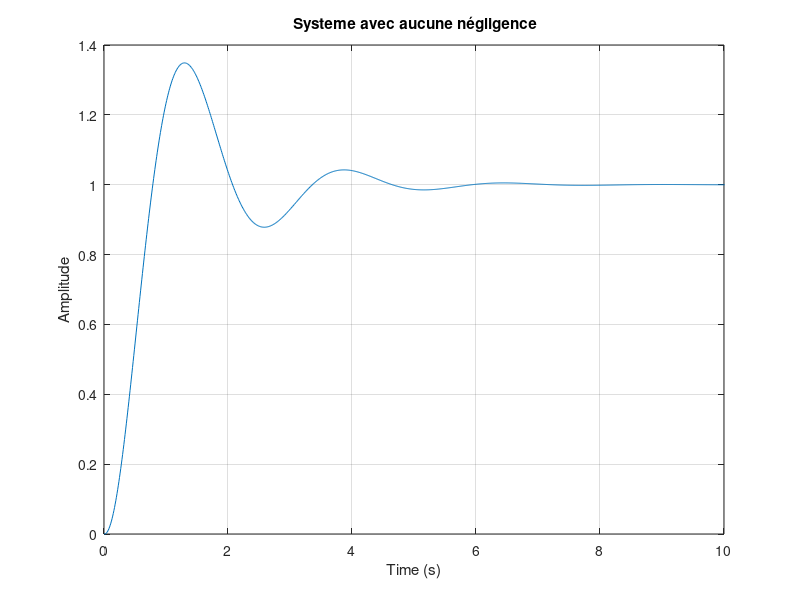

The MATLAB script that drew this image: (Note: this script raises an error after producing the figure.)
close all
clear
clc

% Param
Kp = 0.318;     % V/rad
K = 100;        % gain ampli
tau =  0.01;    % Cte de temps ampli (s)
Ki =  0.5;      % Cte de couple du moteur (N-m/A)
Kb =  0.5;      % Cte de force contre électromotrice (fcém) du moteurV/rad/s
Ra =  8;        % résistance armature du moteur Ohm
La =  0.008;    % inductance armature dumoteur H (Henrys)
Jm =  0.02;     % inertie armatureN-m s2/rad
Bm = 0.01;      % frottement visqueux armature N.m/rad/s
N =  0.1;       % facteur de réduction
JL =  1;        % inertie charge N.m s2 /rad
BL =  1;        % frottement visqueux charge N-m/rad/s

%b) Matrice / eq d'état:
JmN2Jl = Jm + (N.^2)*JL;
BmN2Bl = Bm + (N.^2)*BL;

A1 = [0 1 0 0;
     0 (-BmN2Bl/JmN2Jl) (N*Ki/JmN2Jl) 0;
     0 (-Kb/(N*La)) (-Ra/La) (1/La);
     0 0 0 (-1/tau)];
B1 = [0 0 0 (K/tau)]';
C1 = [1 0 0 0];
D1 = [0];
%FTBF et FTBO numerique
[NUM1,DEN1] = ss2tf(A1,B1,C1,D1);
FTBO = tf(NUM1,DEN1)
FTBF = Kp*feedback(FTBO, Kp) % Kp gain de potentiometre donc lentre et le feedback est touche


numa = [K];
dena = [tau 1];
numb = [N*Ki];
denb = [(JmN2Jl*La) (Ra*JmN2Jl + La*BmN2Bl) (BmN2Bl*Ra + Ki*Kb) 0];

tfa = tf(numa,dena);
tfb = tf(numb/2.4e-06,denb/2.4e-06);
FTBO_a_bras = tfa*tfb
[NumBO,DenBO] = tfdata(FTBO_a_bras, 'v');
FTBF_a_bras = tf(Kp*NUM1,(DEN1 + Kp*NUM1))

%%
t = [0:0.01:50]';
stepp = ones(size(t));

% Affichage
figure('Name','Simulation de lerreur avec une entree echelon')
plot(t, lsim(FTBF, stepp, t))
xlabel('Time (s)')
ylabel('Amplitude')
title(' Systeme avec aucune négligence')
xlim([0 10])
grid on
stepinfo(FTBF)

% Systeme avec negligence
FTBF_a_bras_negligence = tf(Kp*NumBO,(DenBO + Kp*NumBO))
t = [0:0.01:100]';
stepp = ones(size(t));
% Affichage
figure('Name','Simulation de lerreur avec une entree echelon avec negligence')
plot(t, lsim(FTBF_a_bras_negligence, stepp, t))
xlabel('Time (s)')
ylabel('Amplitude')
title(' Systeme avec négligence')
xlim([0 20])
grid on
stepinfo(FTBF_a_bras_negligence)

%%

%f) 2 - Reduction numerique:
figure('Name','PZmap FTBO')
pzmap(FTBO)
[R, P, Kq] = residue(NumBO,DenBO)
poids = abs(R)./real(P)
[B,A] = residue(R(3:4),P(3:4),Kq); %a modifier selon les poids
tfss = tf(B,A);
% On ne se sert pas de cela car FTBO instable
% K1 = dcgain(FTBO);
% K2 = dcgain(tfss);
% KK = K2/K1;
% Kn = 1/KK;
% TF = tfss*Kn;
TF = tfss
FTBF_Red_num = Kp*feedback(tfss,Kp)

figure('Name','Réponse à un échelon en BO')
hold on
subplot(2,1,1)
step(FTBO)
legend('FTBO')
grid on
subplot(2,1,2)
step(TF)
legend('FTBO_reduite')
grid on
hold off

figure('Name','Réponse Impulsionnelle en BO')
hold on
subplot(2,1,1)
impulse(FTBO)
legend('FTBO')
grid on
subplot(2,1,2)
impulse(TF)
legend('FTBO_reduite')
grid on

% En BF
figure('Name','Réponse à un échelon en BF')
hold on
subplot(2,1,1)
step(FTBF)
legend('FTBF')
grid on
subplot(2,1,2)
step(FTBF_Red_num)
legend('FTBF_reduite')
grid on
hold off

figure('Name','Réponse Impulsionnelle en BF')
hold on
subplot(2,1,1)
impulse(FTBF)
legend('FTBF')
grid on
subplot(2,1,2)
impulse(FTBF_Red_num)
legend('FTBF_reduite')
grid on

